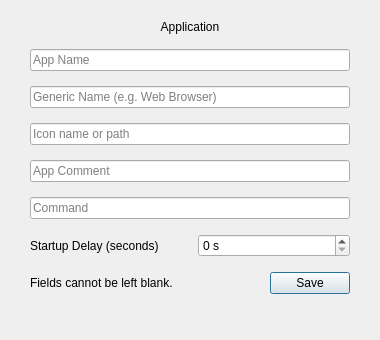
<?xml version="1.0" encoding="UTF-8"?>
<ui version="4.0">
 <class>StartupAppEdit</class>
 <widget class="QDialog" name="StartupAppEdit">
  <property name="geometry">
   <rect>
    <x>0</x>
    <y>0</y>
    <width>380</width>
    <height>340</height>
   </rect>
  </property>
  <property name="minimumSize">
   <size>
    <width>380</width>
    <height>0</height>
   </size>
  </property>
  <property name="windowTitle">
   <string>Startup App</string>
  </property>
  <property name="modal">
   <bool>true</bool>
  </property>
  <layout class="QGridLayout" name="gridLayout">
   <property name="leftMargin">
    <number>30</number>
   </property>
   <property name="topMargin">
    <number>20</number>
   </property>
   <property name="rightMargin">
    <number>30</number>
   </property>
   <property name="bottomMargin">
    <number>15</number>
   </property>
   <property name="spacing">
    <number>15</number>
   </property>
   <item row="0" column="0" colspan="2" alignment="Qt::AlignTop">
    <widget class="QLabel" name="lblTitle">
     <property name="accessibleName">
      <string notr="true">dialog-title</string>
     </property>
     <property name="text">
      <string>Application</string>
     </property>
     <property name="alignment">
      <set>Qt::AlignCenter</set>
     </property>
    </widget>
   </item>
   <item row="1" column="0" colspan="2">
    <widget class="QLineEdit" name="txtStartupAppName">
     <property name="placeholderText">
      <string>App Name</string>
     </property>
    </widget>
   </item>
   <item row="2" column="0" colspan="2">
    <widget class="QLineEdit" name="txtStartupAppGenericName">
     <property name="placeholderText">
      <string>Generic Name (e.g. Web Browser)</string>
     </property>
    </widget>
   </item>
   <item row="3" column="0" colspan="2">
    <widget class="QLineEdit" name="txtStartupAppIcon">
     <property name="placeholderText">
      <string>Icon name or path</string>
     </property>
    </widget>
   </item>
   <item row="4" column="0" colspan="2">
    <widget class="QLineEdit" name="txtStartupAppComment">
     <property name="placeholderText">
      <string>App Comment</string>
     </property>
    </widget>
   </item>
   <item row="5" column="0" colspan="2">
    <widget class="QLineEdit" name="txtStartupAppCommand">
     <property name="placeholderText">
      <string>Command</string>
     </property>
    </widget>
   </item>
   <item row="6" column="0">
    <widget class="QLabel" name="lblDelay">
     <property name="text">
      <string>Startup Delay (seconds)</string>
     </property>
    </widget>
   </item>
   <item row="6" column="1">
    <widget class="QSpinBox" name="spnStartupDelay">
     <property name="minimum">
      <number>0</number>
     </property>
     <property name="maximum">
      <number>3600</number>
     </property>
     <property name="value">
      <number>0</number>
     </property>
     <property name="suffix">
      <string> s</string>
     </property>
    </widget>
   </item>
   <item row="7" column="0">
    <widget class="QLabel" name="lblErrorMsg">
     <property name="text">
      <string>Fields cannot be left blank. </string>
     </property>
    </widget>
   </item>
   <item row="7" column="1" alignment="Qt::AlignRight|Qt::AlignVCenter">
    <widget class="QPushButton" name="btnSave">
     <property name="cursor">
      <cursorShape>PointingHandCursor</cursorShape>
     </property>
     <property name="focusPolicy">
      <enum>Qt::NoFocus</enum>
     </property>
     <property name="accessibleName">
      <string notr="true">primary</string>
     </property>
     <property name="text">
      <string>Save</string>
     </property>
     <property name="default">
      <bool>true</bool>
     </property>
    </widget>
   </item>
   <item row="8" column="0" colspan="2">
    <spacer name="verticalSpacer">
     <property name="orientation">
      <enum>Qt::Vertical</enum>
     </property>
     <property name="sizeHint" stdset="0">
      <size>
       <width>20</width>
       <height>40</height>
      </size>
     </property>
    </spacer>
   </item>
  </layout>
 </widget>
 <tabstops>
  <tabstop>txtStartupAppName</tabstop>
  <tabstop>txtStartupAppGenericName</tabstop>
  <tabstop>txtStartupAppIcon</tabstop>
  <tabstop>txtStartupAppComment</tabstop>
  <tabstop>txtStartupAppCommand</tabstop>
  <tabstop>spnStartupDelay</tabstop>
  <tabstop>btnSave</tabstop>
 </tabstops>
 <resources/>
 <connections/>
</ui>
